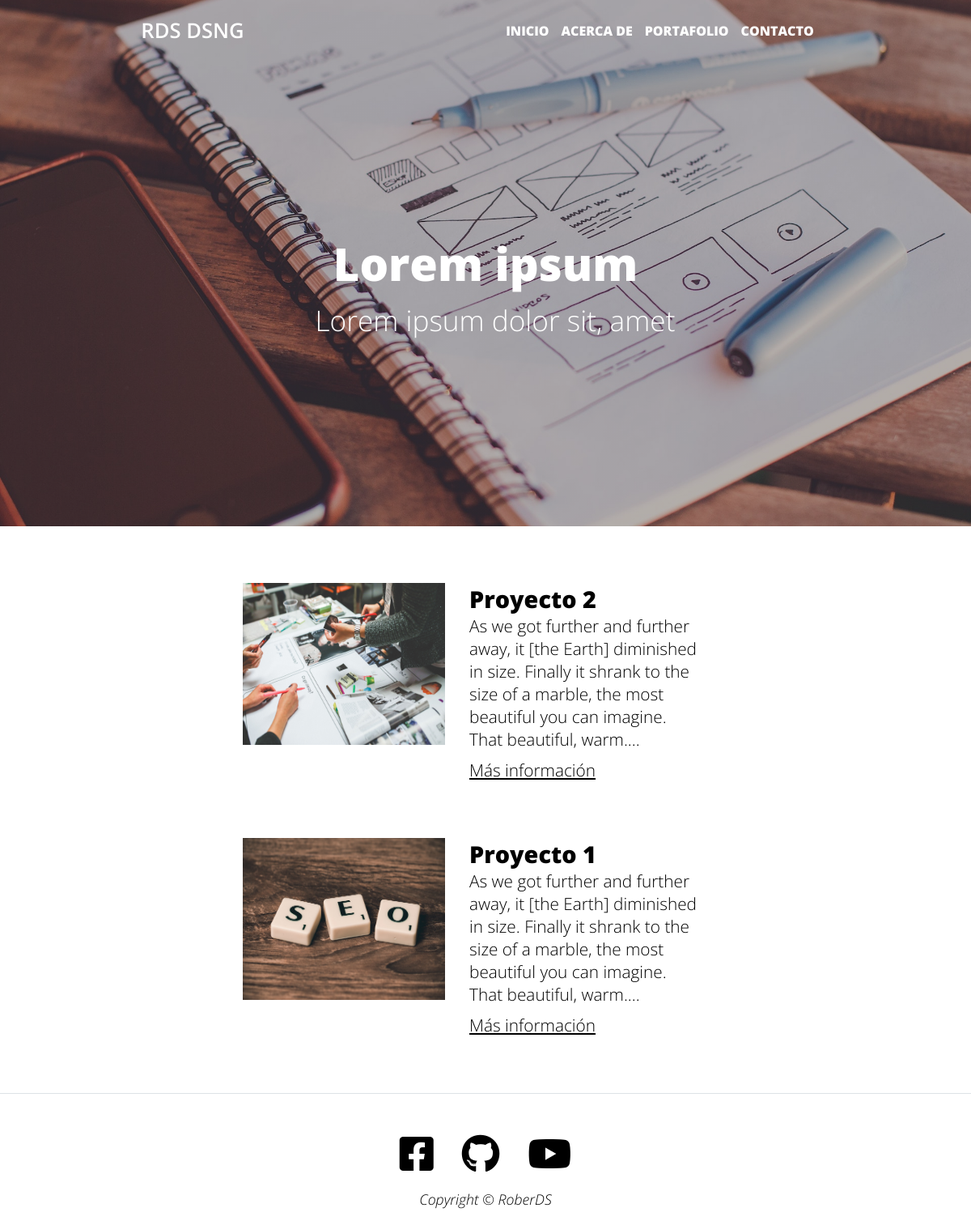
The app's page /portfolio with its own data.
### portfolio/models.py (models this page shows, shortened)
class Project(models.Model):
    title = models.CharField(max_length=200, verbose_name='Titulo')
    description = models.TextField(verbose_name='Descripción')
    image = models.ImageField(upload_to="projects", verbose_name='Imagen')
    created = models.DateTimeField(auto_now_add=True, verbose_name='Fecha de creación')
    updated = models.DateTimeField(auto_now=True, verbose_name='Fecha de modificación')
    class Meta: #Para cambiar el nombre en el panel
        verbose_name = 'Proyecto'
        verbose_name_plural = 'Proyectos'
        ordering = ['-created'] #Ordenamos por fecha de creacion

### portfolio/views.py (the view)
# urls.py: path('portfolio', portfolio_views.portfolio, name='portfolio'),
def portfolio(request):
    projects = Project.objects.all() #recuperar los registros de la tabla Projects
    return render(request, 'portfolio/portfolio.html',  {'projects':projects}) #inyectar al template

### portfolio/templates/portfolio/portfolio.html (shortened to what this page needs)
{% extends 'core/base.html' %}
        {% block content %}
        <header class="page-header page-header--portfolio">
            <div class="page-header__container">
                <h1 class="page-header__title">Lorem ipsum</h1>
                <p class="page-header__content">Lorem ipsum dolor sit, amet</p>
            </div>
        </header>
        <main role="main">
            <article class="container container--main">
                {% for project in projects %}
                <div class="row">
                    <div class="column">
                        <img src="{{project.image.url}}" alt="proyecto" width="100%">
                    </div>
                    <div class="column">
                        <h2 class="column__title">{{project.title}}</h2>
                        <p class="column__text">{{project.description}}</p>
                        <p class="column__text--link"><a href="#">Más información</a></p>
                    </div>
                </div>
                {% endfor %}
            </article>
        </main>
        {% endblock %}

### core/templates/core/base.html (shortened to what this page needs)
<!DOCTYPE html>
<html lang="es">
<head>
    {% load static %}
    <link rel="stylesheet" href="{% static 'core/css/styles.css' %}">
    <link href="{% static 'https://file.myfontastic.com/BtgVPpfgehogk4R4BwjptM/icons.css' %}" rel="stylesheet">
</head>
<body>
    <div class="wrapper">
        <nav>
            <div class="container container--nav">
                <p class="logo"><a href={% url 'index' %}>RDS DSNG</a></p>
                    <ul class="menu" id="menu">
                        <li class="menu__item"><a href={% url 'index' %} class="menu__link">Inicio</a></li>
                        <li class="menu__item"><a href={% url 'about-me' %} class="menu__link">Acerca de</a></li>
                        <li class="menu__item"><a href={% url 'portfolio' %} class="menu__link">Portafolio</a></li>
                        <li class="menu__item"><a href={% url 'contact' %} class="menu__link">Contacto</a></li>
                    </ul>
            </div>
        </nav>
        {% block content %}
        {% endblock %}
        <footer>
            <div class="container container--fab">
                <i class="fab fa-facebook-square"></i>
                <a class="git" href="https://github.com/Roberds"><i class="fa-brands fa-github"></i></a>
                <i class="fab fa-youtube"></i>
            </div>
            <div class="small-text">
                <p>Copyright © RoberDS</p>
            </div>
        </footer>
    </div>
</body>
</html>

### core/static/core/css/styles.css (style rules this page uses)
* { margin:0; padding: 0; box-sizing: border-box; }
body { font-family: "Open Sans", Roboto, sans-serif; }
h1 { font-size: 2.4em; font-weight: 800; }
h2 { font-size: 1.8em; font-weight: 800; }
p { font-size: 1.3em; font-weight: 200; }
li { font-size: 1.4em; }
ul { list-style: none; }
a { text-decoration: none; color: black; }
.wrapper { width: 100%; height: 100vh; }
.container { display: flex; flex-direction: column; align-items: center; }
.container--nav { margin: 0px 20px 0px 20px }
.logo { font-size: 1.6em; font-weight: 600; margin: 20px auto; }
.menu { display: flex; flex-direction: row; margin: 0 auto; }
.menu__item { text-transform: uppercase; font-size: 0.85em; padding-left: 15px; font-weight: 800; }
.page-header { position: relative; width: 100%; min-height: 350px; margin: 20px 0px; color: white; }
.page-header--portfolio { background: linear-gradient(0deg, rgba(0, 0, 0, 0.3), rgba(0, 0, 0, 0.3)), url(../img/portafolio-min.jpg) no-repeat center / cover; }
.page-header__title { width: 80%; position: absolute; top: 50%; left: 50%; transform: translate(-50%, -50%); text-align: center; }
.page-header__content { width: 90%; position: absolute; top: 60%; left: 60%; transform: translate(-60%, -60%); text-align: center; margin-top: 10px; }
.container--main { display: block; max-width: 60%; margin: 50px auto;; }
.row { margin: 70px auto; }
.column__text--link { margin-top: 10px; text-decoration: underline; }
.container--fab { flex-direction: row; justify-content: center; gap: 35px; border-top: 1px solid #dee2e6; }
.fab, .fa-brands { font-size: 3em; margin-top: 50px; }
.small-text { width: 100%; padding: 20px 0px; text-align: center; font-style: italic; font-weight: 400; font-size: 0.85em; }
@media screen and (min-width: 1024px) { .container--nav { position: absolute; display: flex; flex-direction: row; width: 95%; z-index: 1000; } }
@media screen and (min-width: 1024px) { a { color: white; } }
@media screen and (min-width: 1024px) { .logo > a { color: white !important; } }
@media screen and (min-width: 1024px) { .page-header { position: relative; min-height: 650px; margin: 0; } }
@media screen and (min-width: 1024px) { .menu__item { font-size: 1em !important; } }
@media screen and (min-width: 1024px) { .page-header__title { font-size: 3.5em; } }
@media screen and (min-width: 1024px) { .page-header__content { font-size: 2.2em; } }
@media screen and (min-width: 1024px) { .container--main { max-width: 50%; } }
@media screen and (min-width: 1024px) { .row { display: flex; flex-direction: row; } }
@media screen and (min-width: 1024px) { .column { display: flex; flex-direction: column; margin-right: 30px; justify-content: flex-start; } }
@media screen and (min-width: 1024px) { .column > img { width: 250px; height: 200px; } }
@media screen and (min-width: 1024px) { .column__text--link > a { color: black !important; } }
@media screen and (min-width: 1024px) { .container--fab > a { color: black !important; } }

### records on screen
Project: image (picture), title "Proyecto 2", description "As we got further and further away, it [the Earth] diminished in size. Finally it shrank to the size of a marble, the most beautiful you can imagine. That beautiful, warm...."
Project: image (picture), title "Proyecto 1", description "As we got further and further away, it [the Earth] diminished in size. Finally it shrank to the size of a marble, the most beautiful you can imagine. That beautiful, warm...."
